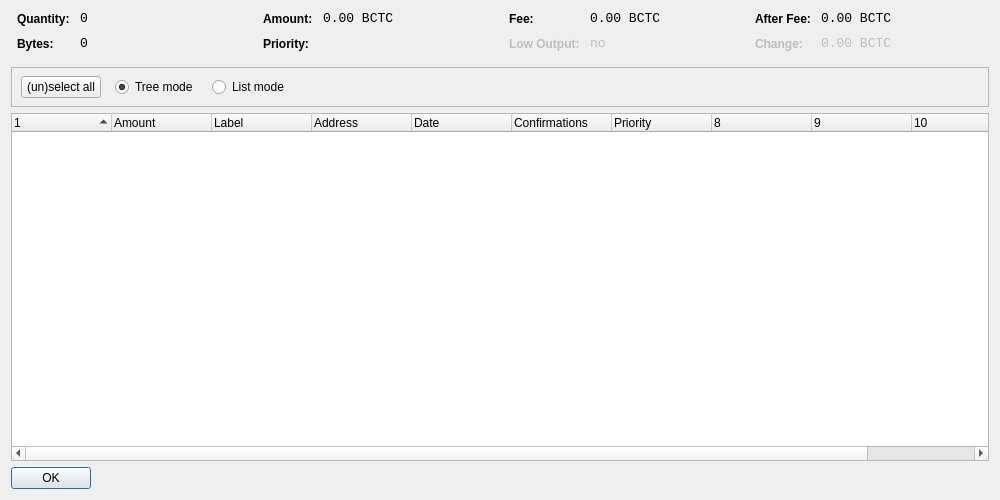
<?xml version="1.0" encoding="UTF-8"?>
<ui version="4.0">
 <class>CoinControlDialog</class>
 <widget class="QDialog" name="CoinControlDialog">
  <property name="geometry">
   <rect>
    <x>0</x>
    <y>0</y>
    <width>1000</width>
    <height>500</height>
   </rect>
  </property>
  <property name="windowTitle">
   <string>Coin Control</string>
  </property>
  <layout class="QVBoxLayout" name="verticalLayout">
   <item>
    <layout class="QHBoxLayout" name="horizontalLayoutTop" stretch="0,0,0,0">
     <property name="topMargin">
      <number>0</number>
     </property>
     <property name="bottomMargin">
      <number>10</number>
     </property>
     <item>
      <layout class="QFormLayout" name="formLayoutCoinControl1">
       <property name="horizontalSpacing">
        <number>10</number>
       </property>
       <property name="verticalSpacing">
        <number>10</number>
       </property>
       <property name="leftMargin">
        <number>6</number>
       </property>
       <property name="rightMargin">
        <number>6</number>
       </property>
       <item row="0" column="0">
        <widget class="QLabel" name="labelCoinControlQuantityText">
         <property name="styleSheet">
          <string notr="true">font-weight:bold;</string>
         </property>
         <property name="text">
          <string>Quantity:</string>
         </property>
        </widget>
       </item>
       <item row="0" column="1">
        <widget class="QLabel" name="labelCoinControlQuantity">
         <property name="font">
          <font>
           <family>Monospace</family>
           <pointsize>10</pointsize>
          </font>
         </property>
         <property name="cursor">
          <cursorShape>IBeamCursor</cursorShape>
         </property>
         <property name="contextMenuPolicy">
          <enum>Qt::ActionsContextMenu</enum>
         </property>
         <property name="text">
          <string>0</string>
         </property>
         <property name="textInteractionFlags">
          <set>Qt::LinksAccessibleByMouse|Qt::TextSelectableByKeyboard|Qt::TextSelectableByMouse</set>
         </property>
        </widget>
       </item>
       <item row="1" column="0">
        <widget class="QLabel" name="labelCoinControlBytesText">
         <property name="styleSheet">
          <string notr="true">font-weight:bold;</string>
         </property>
         <property name="text">
          <string>Bytes:</string>
         </property>
        </widget>
       </item>
       <item row="1" column="1">
        <widget class="QLabel" name="labelCoinControlBytes">
         <property name="font">
          <font>
           <family>Monospace</family>
           <pointsize>10</pointsize>
          </font>
         </property>
         <property name="cursor">
          <cursorShape>IBeamCursor</cursorShape>
         </property>
         <property name="contextMenuPolicy">
          <enum>Qt::ActionsContextMenu</enum>
         </property>
         <property name="text">
          <string>0</string>
         </property>
         <property name="textInteractionFlags">
          <set>Qt::LinksAccessibleByMouse|Qt::TextSelectableByKeyboard|Qt::TextSelectableByMouse</set>
         </property>
        </widget>
       </item>
      </layout>
     </item>
     <item>
      <layout class="QFormLayout" name="formLayoutCoinControl2">
       <property name="horizontalSpacing">
        <number>10</number>
       </property>
       <property name="verticalSpacing">
        <number>10</number>
       </property>
       <property name="leftMargin">
        <number>6</number>
       </property>
       <property name="rightMargin">
        <number>6</number>
       </property>
       <item row="0" column="0">
        <widget class="QLabel" name="labelCoinControlAmountText">
         <property name="styleSheet">
          <string notr="true">font-weight:bold;</string>
         </property>
         <property name="text">
          <string>Amount:</string>
         </property>
        </widget>
       </item>
       <item row="0" column="1">
        <widget class="QLabel" name="labelCoinControlAmount">
         <property name="font">
          <font>
           <family>Monospace</family>
           <pointsize>10</pointsize>
          </font>
         </property>
         <property name="cursor">
          <cursorShape>IBeamCursor</cursorShape>
         </property>
         <property name="contextMenuPolicy">
          <enum>Qt::ActionsContextMenu</enum>
         </property>
         <property name="text">
          <string>0.00 BCTC</string>
         </property>
         <property name="textInteractionFlags">
          <set>Qt::LinksAccessibleByMouse|Qt::TextSelectableByKeyboard|Qt::TextSelectableByMouse</set>
         </property>
        </widget>
       </item>
       <item row="1" column="0">
        <widget class="QLabel" name="labelCoinControlPriorityText">
         <property name="styleSheet">
          <string notr="true">font-weight:bold;</string>
         </property>
         <property name="text">
          <string>Priority:</string>
         </property>
        </widget>
       </item>
       <item row="1" column="1">
        <widget class="QLabel" name="labelCoinControlPriority">
         <property name="font">
          <font>
           <family>Monospace</family>
           <pointsize>10</pointsize>
          </font>
         </property>
         <property name="cursor">
          <cursorShape>IBeamCursor</cursorShape>
         </property>
         <property name="contextMenuPolicy">
          <enum>Qt::ActionsContextMenu</enum>
         </property>
         <property name="text">
          <string/>
         </property>
         <property name="textInteractionFlags">
          <set>Qt::LinksAccessibleByMouse|Qt::TextSelectableByKeyboard|Qt::TextSelectableByMouse</set>
         </property>
        </widget>
       </item>
      </layout>
     </item>
     <item>
      <layout class="QFormLayout" name="formLayoutCoinControl3">
       <property name="horizontalSpacing">
        <number>10</number>
       </property>
       <property name="verticalSpacing">
        <number>10</number>
       </property>
       <property name="leftMargin">
        <number>6</number>
       </property>
       <property name="rightMargin">
        <number>6</number>
       </property>
       <item row="0" column="0">
        <widget class="QLabel" name="labelCoinControlFeeText">
         <property name="styleSheet">
          <string notr="true">font-weight:bold;</string>
         </property>
         <property name="text">
          <string>Fee:</string>
         </property>
        </widget>
       </item>
       <item row="0" column="1">
        <widget class="QLabel" name="labelCoinControlFee">
         <property name="font">
          <font>
           <family>Monospace</family>
           <pointsize>10</pointsize>
          </font>
         </property>
         <property name="cursor">
          <cursorShape>IBeamCursor</cursorShape>
         </property>
         <property name="contextMenuPolicy">
          <enum>Qt::ActionsContextMenu</enum>
         </property>
         <property name="text">
          <string>0.00 BCTC</string>
         </property>
         <property name="textInteractionFlags">
          <set>Qt::LinksAccessibleByMouse|Qt::TextSelectableByKeyboard|Qt::TextSelectableByMouse</set>
         </property>
        </widget>
       </item>
       <item row="1" column="0">
        <widget class="QLabel" name="labelCoinControlLowOutputText">
         <property name="enabled">
          <bool>false</bool>
         </property>
         <property name="styleSheet">
          <string notr="true">font-weight:bold;</string>
         </property>
         <property name="text">
          <string>Low Output:</string>
         </property>
        </widget>
       </item>
       <item row="1" column="1">
        <widget class="QLabel" name="labelCoinControlLowOutput">
         <property name="enabled">
          <bool>false</bool>
         </property>
         <property name="font">
          <font>
           <family>Monospace</family>
           <pointsize>10</pointsize>
          </font>
         </property>
         <property name="cursor">
          <cursorShape>IBeamCursor</cursorShape>
         </property>
         <property name="contextMenuPolicy">
          <enum>Qt::ActionsContextMenu</enum>
         </property>
         <property name="text">
          <string>no</string>
         </property>
         <property name="textInteractionFlags">
          <set>Qt::LinksAccessibleByMouse|Qt::TextSelectableByKeyboard|Qt::TextSelectableByMouse</set>
         </property>
        </widget>
       </item>
      </layout>
     </item>
     <item>
      <layout class="QFormLayout" name="formLayoutCoinControl4">
       <property name="horizontalSpacing">
        <number>10</number>
       </property>
       <property name="verticalSpacing">
        <number>10</number>
       </property>
       <property name="leftMargin">
        <number>6</number>
       </property>
       <property name="rightMargin">
        <number>6</number>
       </property>
       <item row="0" column="0">
        <widget class="QLabel" name="labelCoinControlAfterFeeText">
         <property name="styleSheet">
          <string notr="true">font-weight:bold;</string>
         </property>
         <property name="text">
          <string>After Fee:</string>
         </property>
        </widget>
       </item>
       <item row="0" column="1">
        <widget class="QLabel" name="labelCoinControlAfterFee">
         <property name="font">
          <font>
           <family>Monospace</family>
           <pointsize>10</pointsize>
          </font>
         </property>
         <property name="cursor">
          <cursorShape>IBeamCursor</cursorShape>
         </property>
         <property name="contextMenuPolicy">
          <enum>Qt::ActionsContextMenu</enum>
         </property>
         <property name="text">
          <string>0.00 BCTC</string>
         </property>
         <property name="textInteractionFlags">
          <set>Qt::LinksAccessibleByMouse|Qt::TextSelectableByKeyboard|Qt::TextSelectableByMouse</set>
         </property>
        </widget>
       </item>
       <item row="1" column="0">
        <widget class="QLabel" name="labelCoinControlChangeText">
         <property name="enabled">
          <bool>false</bool>
         </property>
         <property name="styleSheet">
          <string notr="true">font-weight:bold;</string>
         </property>
         <property name="text">
          <string>Change:</string>
         </property>
        </widget>
       </item>
       <item row="1" column="1">
        <widget class="QLabel" name="labelCoinControlChange">
         <property name="enabled">
          <bool>false</bool>
         </property>
         <property name="font">
          <font>
           <family>Monospace</family>
           <pointsize>10</pointsize>
          </font>
         </property>
         <property name="cursor">
          <cursorShape>IBeamCursor</cursorShape>
         </property>
         <property name="contextMenuPolicy">
          <enum>Qt::ActionsContextMenu</enum>
         </property>
         <property name="text">
          <string>0.00 BCTC</string>
         </property>
         <property name="textInteractionFlags">
          <set>Qt::LinksAccessibleByMouse|Qt::TextSelectableByKeyboard|Qt::TextSelectableByMouse</set>
         </property>
        </widget>
       </item>
      </layout>
     </item>
    </layout>
   </item>
   <item>
    <widget class="QFrame" name="frame">
     <property name="minimumSize">
      <size>
       <width>0</width>
       <height>40</height>
      </size>
     </property>
     <property name="frameShape">
      <enum>QFrame::StyledPanel</enum>
     </property>
     <property name="frameShadow">
      <enum>QFrame::Sunken</enum>
     </property>
     <widget class="QWidget" name="horizontalLayoutWidget">
      <property name="geometry">
       <rect>
        <x>10</x>
        <y>0</y>
        <width>781</width>
        <height>41</height>
       </rect>
      </property>
      <layout class="QHBoxLayout" name="horizontalLayoutPanel" stretch="0,0,0,0,0">
       <property name="spacing">
        <number>14</number>
       </property>
       <item>
        <widget class="QPushButton" name="pushButtonSelectAll">
         <property name="sizePolicy">
          <sizepolicy hsizetype="Maximum" vsizetype="Fixed">
           <horstretch>0</horstretch>
           <verstretch>0</verstretch>
          </sizepolicy>
         </property>
         <property name="text">
          <string>(un)select all</string>
         </property>
        </widget>
       </item>
       <item>
        <widget class="QRadioButton" name="radioTreeMode">
         <property name="sizePolicy">
          <sizepolicy hsizetype="Maximum" vsizetype="Fixed">
           <horstretch>0</horstretch>
           <verstretch>0</verstretch>
          </sizepolicy>
         </property>
         <property name="text">
          <string>Tree mode</string>
         </property>
         <property name="checked">
          <bool>true</bool>
         </property>
        </widget>
       </item>
       <item>
        <widget class="QRadioButton" name="radioListMode">
         <property name="sizePolicy">
          <sizepolicy hsizetype="Maximum" vsizetype="Fixed">
           <horstretch>0</horstretch>
           <verstretch>0</verstretch>
          </sizepolicy>
         </property>
         <property name="text">
          <string>List mode</string>
         </property>
        </widget>
       </item>
       <item>
        <spacer name="horizontalSpacer">
         <property name="orientation">
          <enum>Qt::Horizontal</enum>
         </property>
         <property name="sizeHint" stdset="0">
          <size>
           <width>40</width>
           <height>20</height>
          </size>
         </property>
        </spacer>
       </item>
      </layout>
     </widget>
    </widget>
   </item>
   <item>
    <widget class="CoinControlTreeWidget" name="treeWidget">
     <property name="contextMenuPolicy">
      <enum>Qt::CustomContextMenu</enum>
     </property>
     <property name="sortingEnabled">
      <bool>false</bool>
     </property>
     <property name="columnCount">
      <number>11</number>
     </property>
     <attribute name="headerShowSortIndicator" stdset="0">
      <bool>true</bool>
     </attribute>
     <attribute name="headerStretchLastSection">
      <bool>false</bool>
     </attribute>
     <column>
      <property name="text">
       <string/>
      </property>
     </column>
     <column>
      <property name="text">
       <string>Amount</string>
      </property>
     </column>
     <column>
      <property name="text">
       <string>Label</string>
      </property>
     </column>
     <column>
      <property name="text">
       <string>Address</string>
      </property>
     </column>
     <column>
      <property name="text">
       <string>Date</string>
      </property>
     </column>
     <column>
      <property name="text">
       <string>Confirmations</string>
      </property>
      <property name="toolTip">
       <string>Confirmed</string>
      </property>
     </column>
     <column>
      <property name="text">
       <string>Priority</string>
      </property>
     </column>
     <column>
      <property name="text">
       <string/>
      </property>
     </column>
     <column>
      <property name="text">
       <string/>
      </property>
     </column>
     <column>
      <property name="text">
       <string/>
      </property>
     </column>
     <column>
      <property name="text">
       <string/>
      </property>
     </column>
    </widget>
   </item>
   <item>
    <widget class="QDialogButtonBox" name="buttonBox">
     <property name="sizePolicy">
      <sizepolicy hsizetype="Maximum" vsizetype="Fixed">
       <horstretch>0</horstretch>
       <verstretch>0</verstretch>
      </sizepolicy>
     </property>
     <property name="orientation">
      <enum>Qt::Horizontal</enum>
     </property>
     <property name="standardButtons">
      <set>QDialogButtonBox::Ok</set>
     </property>
    </widget>
   </item>
  </layout>
 </widget>
 <customwidgets>
  <customwidget>
   <class>CoinControlTreeWidget</class>
   <extends>QTreeWidget</extends>
   <header>coincontroltreewidget.h</header>
  </customwidget>
 </customwidgets>
 <resources/>
 <connections/>
</ui>
